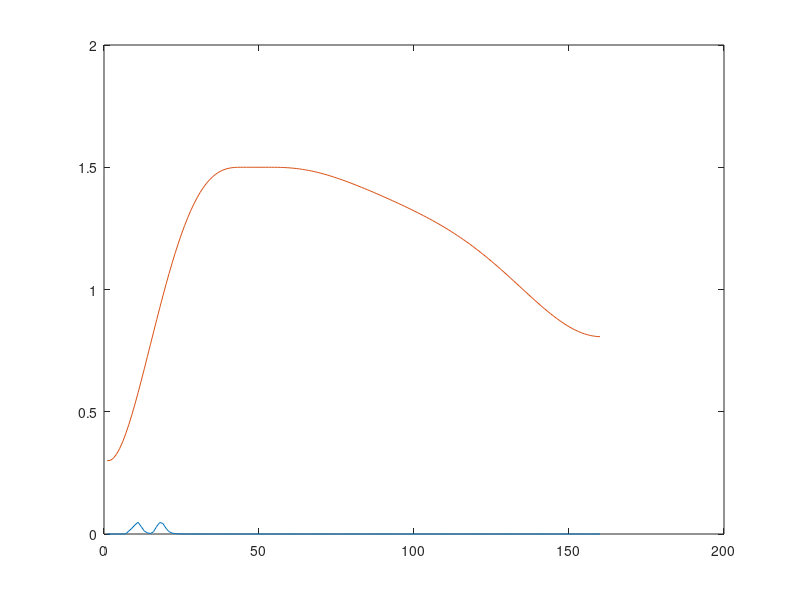

MATLAB code for this plot:
clc;clear
A=[0 0.3 
0 0.300719 
0 0.309574 
0 0.325703 
0 0.348285 
0 0.37654 
0 0.409723 
0.0123071 0.447132 
0.0233804 0.488102 
0.0374682 0.532005 
0.0479246 0.578253 
0.0301644 0.626295 
0.0120688 0.675614 
0.00482773 0.725732 
0.0019311 0.776205 
0.00980925 0.826625 
0.0311827 0.876617 
0.0471349 0.92584 
0.043001 0.973987 
0.0233606 1.02078 
0.00934566 1.06597 
0.00373836 1.10935 
0.00149535 1.15074 
0.00059814 1.18996 
0.000239256 1.22691 
9.57024e-05 1.26146 
3.8281e-05 1.29356 
1.53124e-05 1.32315 
6.12495e-06 1.3502 
2.44998e-06 1.37471 
9.79992e-07 1.3967 
3.91997e-07 1.41623 
1.56799e-07 1.43334 
6.27195e-08 1.44813 
2.50878e-08 1.46071 
1.00351e-08 1.47118 
4.01405e-09 1.4797 
1.60562e-09 1.48643 
6.42248e-10 1.49154 
2.56899e-10 1.49522 
1.0276e-10 1.49768 
4.11038e-11 1.49914 
1.64415e-11 1.49983 
6.57663e-12 1.5 
2.63056e-12 1.5 
1.05216e-12 1.5 
4.20997e-13 1.5 
1.68421e-13 1.5 
6.73905e-14 1.49999 
2.69784e-14 1.49999 
1.07692e-14 1.49999 
4.32987e-15 1.5 
1.66533e-15 1.5 
5.55112e-16 1.49999 
2.22045e-16 1.49991 
2.22045e-16 1.49973 
1.11022e-16 1.49941 
0 1.49891 
0 1.49823 
0 1.49734 
0 1.49623 
0 1.49488 
0 1.49329 
0 1.49146 
0 1.48939 
0 1.48707 
0 1.48452 
0 1.48173 
0 1.47872 
0 1.47548 
0 1.47204 
0 1.4684 
0 1.46456 
0 1.46056 
0 1.45638 
0 1.45205 
0 1.44758 
0 1.44298 
0 1.43825 
0 1.43341 
0 1.42847 
0 1.42344 
0 1.41832 
0 1.41313 
0 1.40786 
0 1.40253 
0 1.39713 
0 1.39168 
0 1.38617 
0 1.38061 
0 1.375 
0 1.36933 
0 1.36361 
0 1.35783 
0 1.35198 
0 1.34608 
0 1.3401 
0 1.33405 
0 1.32792 
0 1.3217 
0 1.31539 
0 1.30897 
0 1.30244 
0 1.29579 
0 1.28901 
0 1.28209 
0 1.27503 
0 1.26781 
0 1.26043 
0 1.25288 
0 1.24514 
0 1.23722 
0 1.22911 
0 1.22079 
0 1.21227 
0 1.20354 
0 1.1946 
0 1.18544 
0 1.17607 
0 1.16648 
0 1.15668 
0 1.14667 
0 1.13645 
0 1.12603 
0 1.11542 
0 1.10463 
0 1.09367 
0 1.08256 
0 1.0713 
0 1.05992 
0 1.04843 
0 1.03686 
0 1.02523 
0 1.01356 
0 1.00188 
0 0.990214 
0 0.9786 
0 0.967065 
0 0.955643 
0 0.944368 
0 0.933276 
0 0.922403 
0 0.911789 
0 0.90147 
0 0.891487 
0 0.881879 
0 0.872686 
0 0.863946 
0 0.8557 
0 0.847984 
0 0.840837 
0 0.834292 
0 0.828385 
0 0.823145 
0 0.818601 
0 0.814778 
0 0.811698 
0 0.809376 
0 0.807826 
0 0.807053
    ];
y1=A(:,1);
y2=A(:,2);
x=1:160;
plot(x,y1)
hold on
plot(x,y2)